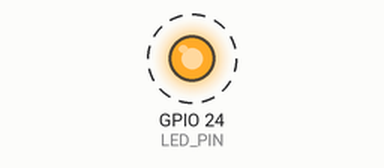
Bench run of a program on a simulated Raspberry Pi (BCM pin numbers). Shown: output pins drawn as LEDs (lit = HIGH). Dashed ring = blinking. At 81.0 s the program stops and its outputs stay as they are.

Above: at 0.1 s.
Timing chart, 0 to 21.5 s (numbered marks = the images above):
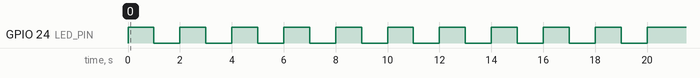

The program:

flashing_light.py
```python
import RPi.GPIO as GPIO
import time


GPIO.setmode(GPIO.BCM) #This will use BCM pin numbering

LED_PIN = 24 #this will set pin 18 as our output
GPIO.setup(LED_PIN, GPIO.OUT)

startup_timer=10

while startup_timer>0:
    GPIO.output(LED_PIN, GPIO.HIGH)
    time.sleep(1)
    GPIO.output(LED_PIN, GPIO.LOW)
    time.sleep(1)
    startup_timer-=1

GPIO.output(LED_PIN, GPIO.HIGH)
time.sleep(60)
GPIO.output(LED_PIN, GPIO.LOW)
time.sleep(1)

GPIO.cleanup()
```

Measured:
- by itself, GPIO 24 (LED_PIN): alternates HIGH for 1.0 s and LOW for 1.0 s, 21 changes in all, then stays HIGH
